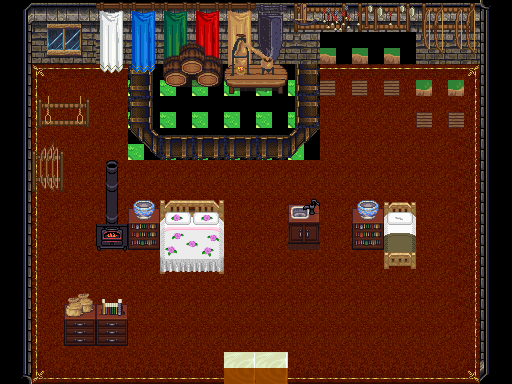

A 2D game scene composited from a Tiled map and its tileset images. What follows is a short description and the map's XML, with every tile layer's data as written:
An orthogonal 16x12 tile map with 32x32 px tiles, 5 tile layers (Suelo, Objetos Decorativos, Decorativos Sobre Decorativos, Objetos Hablan, ...), 8 tilesets and 19 objects.

<map version="1.2" tiledversion="1.3.1" orientation="orthogonal" renderorder="left-down" compressionlevel="0" width="16" height="12" tilewidth="32" tileheight="32" infinite="0" backgroundcolor="#000000" nextlayerid="13" nextobjectid="34">
 <tileset firstgid="1" source="decorations-medieval.tsx" />
 <tileset firstgid="1025" source="double-pink_roses.tsx" />
 <tileset firstgid="1043" source="single-gray.tsx" />
 <tileset firstgid="1052" source="forest_tiles.tsx" />
 <tileset firstgid="1308" source="stone_house_interior.tsx" />
 <tileset firstgid="1564" source="interior.tsx" />
 <tileset firstgid="1820" source="Overworld.tsx" />
 <tileset firstgid="2180" source="hyptosis_tile-art-batch-3.tsx" />
 <layer id="1" name="Suelo" width="16" height="12" locked="1">
  <data encoding="csv">
0,0,0,0,0,0,0,0,0,0,0,0,0,0,0,0,
0,0,0,0,0,0,0,0,0,0,0,0,0,0,0,0,
0,1316,1317,1317,1942,1942,1942,1942,1942,1942,1317,1317,1317,1317,1318,0,
0,1332,1333,1333,1942,1942,1942,1942,1942,1942,1333,1333,1333,1333,1334,0,
0,1332,1333,1333,1942,1942,1942,1942,1942,1942,1333,1333,1333,1333,1334,0,
0,1332,1333,1333,1333,1333,1333,1333,1333,1333,1333,1333,1333,1333,1334,0,
0,1332,1333,1333,1333,1333,1333,1333,1333,1333,1333,1333,1333,1333,1334,0,
0,1332,1333,1333,1333,1333,1333,1333,1333,1333,1333,1333,1333,1333,1334,0,
0,1332,1333,1333,1333,1333,1333,1333,1333,1333,1333,1333,1333,1333,1334,0,
0,1332,1333,1333,1333,1333,1333,1333,1333,1333,1333,1333,1333,1333,1334,0,
0,1332,1333,1333,1333,1333,1333,1333,1333,1333,1333,1333,1333,1333,3221226804,0,
0,1348,1349,1349,1349,1349,1349,2684355101,2684355101,1349,1349,1349,1349,1349,1350,0
</data>
 </layer>
 <layer id="2" name="Objetos Decorativos" width="16" height="12" locked="1">
  <properties>
   <property name="Colisionable" type="bool" value="true" />
  </properties>
  <data encoding="csv">
1372,1390,1390,1390,1390,1390,1390,1390,1390,1390,1390,1390,1390,1390,1390,3221226908,
1420,1422,1422,1406,1406,1406,1406,1406,1406,1406,1067,1067,1067,1406,1406,3221226892,
1420,0,0,0,2684355942,0,0,0,0,1610614118,1083,1083,1083,1066,1066,3221226892,
1420,769,770,0,2684355942,0,0,0,0,1610614118,0,0,0,1082,1082,3221226892,
1420,771,0,0,1384,1382,1382,0,1382,1383,0,0,0,0,0,3221226892,
1420,787,0,1686,0,0,0,0,0,0,0,0,0,0,0,3221226892,
1420,0,0,1687,1665,0,0,0,0,1614,0,1665,0,0,0,3221226892,
1420,0,0,1703,1681,0,0,0,0,1630,0,1681,0,0,0,3221226892,
1420,0,0,0,0,0,0,0,0,0,0,0,0,0,0,3221226892,
1420,0,1666,1667,0,0,0,0,0,0,0,0,0,0,0,3221226892,
1420,0,1680,1680,0,0,0,0,0,0,0,0,0,0,0,3221226892,
1436,0,0,0,0,0,0,0,0,0,0,0,0,0,0,3221226860
</data>
 </layer>
 <layer id="5" name="Decorativos Sobre Decorativos" width="16" height="12" locked="1">
  <data encoding="csv">
0,2518,2519,609,610,611,612,613,614,769,770,769,770,769,770,0,
0,2548,2549,625,626,627,628,629,630,0,0,0,0,0,0,0,
0,0,0,641,642,643,644,645,646,0,0,0,0,0,0,0,
0,722,722,0,0,0,0,0,0,0,0,0,0,0,0,0,
0,0,0,0,0,0,0,0,0,0,0,0,0,0,0,0,
0,0,0,0,0,0,0,0,0,0,0,0,0,0,0,0,
0,0,0,0,0,0,0,0,0,0,0,0,0,0,0,0,
0,0,0,0,0,0,0,0,0,0,0,0,0,0,0,0,
0,0,0,0,0,0,0,0,0,0,0,0,0,0,0,0,
0,0,0,0,0,0,0,0,0,0,0,0,0,0,0,0,
0,0,0,0,0,0,0,0,0,0,0,0,0,0,0,0,
0,0,0,0,0,0,0,0,0,0,0,0,0,0,0,0
</data>
 </layer>
 <layer id="4" name="Objetos Hablan" width="16" height="12" locked="1">
  <properties>
   <property name="Colisionable" type="bool" value="true" />
  </properties>
  <data encoding="csv">
0,0,0,0,0,0,0,0,0,0,0,0,0,0,0,0,
0,0,0,0,0,0,0,0,0,0,0,0,0,0,0,0,
0,0,0,0,0,0,0,0,0,0,0,0,0,0,0,0,
0,0,0,0,0,0,0,0,0,0,0,0,0,0,0,0,
0,0,0,0,0,0,0,1382,0,0,0,0,0,0,0,0,
0,0,0,0,0,0,0,0,0,0,0,0,0,0,0,0,
0,0,0,0,0,1025,1026,0,0,0,0,0,1044,0,0,0,
0,0,0,0,0,1031,1032,0,0,0,0,0,1047,0,0,0,
0,0,0,0,0,1037,1038,0,0,0,0,0,1050,0,0,0,
0,0,0,0,0,0,0,0,0,0,0,0,0,0,0,0,
0,0,0,0,0,0,0,0,0,0,0,0,0,0,0,0,
0,0,0,0,0,0,0,0,0,0,0,0,0,0,0,0
</data>
 </layer>
 <layer id="6" name="Decorativo Sobre Decorativo Sobre Decorativo" width="16" height="12" locked="1">
  <data encoding="csv">
0,0,0,0,0,0,0,0,0,2684355335,785,789,789,2684355351,2684355351,0,
0,0,0,0,0,1693,1694,1740,1741,0,0,0,0,2684355352,2684355352,0,
0,0,0,0,0,1709,1710,1756,1757,0,0,0,0,0,0,0,
0,0,0,0,0,0,0,0,0,0,0,0,0,0,0,0,
0,0,0,0,0,0,0,0,0,0,0,0,0,0,0,0,
0,0,0,0,0,0,0,0,0,0,0,0,0,0,0,0,
0,0,0,0,0,0,0,0,0,0,0,0,0,0,0,0,
0,0,0,0,0,0,0,0,0,0,0,0,0,0,0,0,
0,0,0,0,0,0,0,0,0,0,0,0,0,0,0,0,
0,0,0,0,0,0,0,0,0,0,0,0,0,0,0,0,
0,0,0,0,0,0,0,0,0,0,0,0,0,0,0,0,
0,0,0,0,0,0,0,0,0,0,0,0,0,0,0,0
</data>
 </layer>
 <objectgroup color="#ff0000" id="10" name="Colisionable No Habla" visible="0" locked="1">
  <object id="8" x="129" y="65" width="192" height="95" />
  <object id="10" x="32" y="95" width="64" height="33" />
  <object id="11" x="33" y="157" width="30" height="35" />
  <object id="13" x="94" y="223" width="65" height="33" />
  <object id="14" x="65" y="318" width="64" height="32" />
  <object id="15" x="288" y="224" width="32" height="33" />
  <object id="16" x="352" y="222" width="32" height="34" />
  <object id="17" x="416" y="94" width="65" height="36" />
  <object id="18" x="321" y="67" width="155" height="26" />
  <object id="26" x="26" y="29" width="102" height="38" />
  <object id="28" x="25" y="64" width="10" height="313" />
  <object id="29" x="479" y="66" width="8" height="315" />
  <object id="30" x="288" y="378" width="198" height="4" />
  <object id="31" x="25" y="374" width="198" height="8" />
 </objectgroup>
 <objectgroup color="#5500ff" id="11" name="Colisionable Habla" visible="0" locked="1">
  <object id="23" x="386" y="192" width="30" height="76">
   <properties>
    <property name="Conversacion" value="Está hecha una mierda pero bueno" />
   </properties>
  </object>
  <object id="24" x="161" y="192" width="62" height="79" />
  <object id="25" x="225" y="129" width="31" height="30">
   <properties>
    <property name="Conversacion">¡Hijo! Que tengas un buen dia! Eso es lo 
que te gustaría que te dijera eh, haz tu cama
puto vago.</property>
   </properties>
  </object>
  <object id="33" x="161" y="192" width="62" height="79">
   <properties>
    <property name="Conversacion">El problema de tener la cama de mis padres
al lado de la mia es que se escucha todo.</property>
   </properties>
  </object>
 </objectgroup>
 <objectgroup color="#00aa00" id="12" name="Salir" visible="0" locked="1">
  <object id="32" x="224" y="350" width="64" height="33" />
 </objectgroup>
</map>
